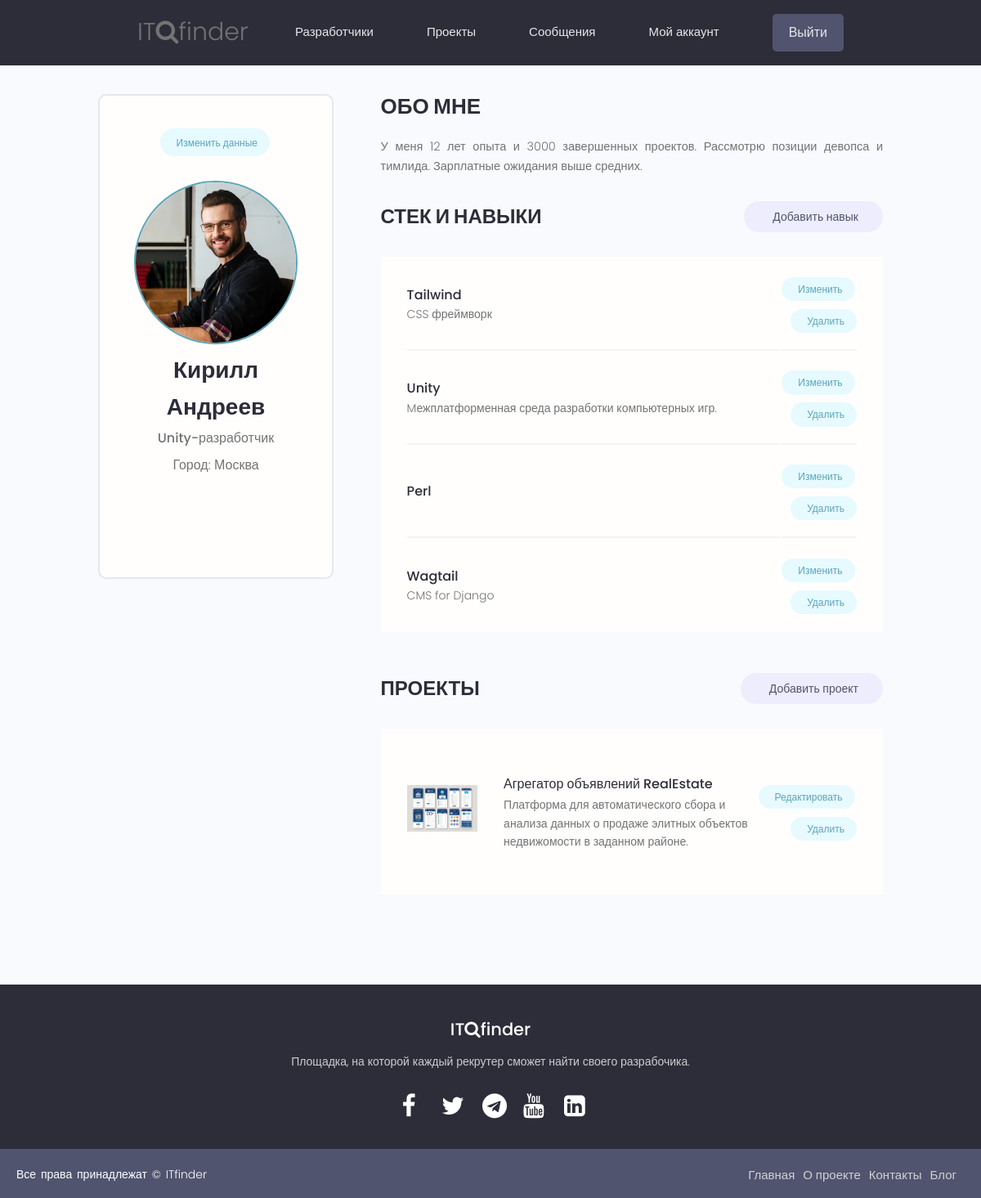
/account/ (signed in), run on the app's committed database.
### users/models.py (models this page shows, shortened)
class Profile(models.Model):
    user = models.OneToOneField(
        User, on_delete=models.CASCADE, null=True, blank=True)
    name = models.CharField(max_length=50, blank=True, null=True)
    email = models.EmailField(max_length=50, blank=True, null=True)
    username = models.CharField(max_length=50, blank=True, null=True)
    city = models.CharField(max_length=50, blank=True, null=True)
    intro = models.CharField(max_length=200, blank=True, null=True)
    bio = models.TextField(blank=True, null=True)
    image = models.ImageField(
        null=True, blank=True, upload_to='profile_images', default="profile_images/default.jpg")
    skills = models.ManyToManyField(Skill, blank=True)
    github = models.CharField(max_length=100, blank=True, null=True)
    created = models.DateTimeField(auto_now_add=True)
    id = models.UUIDField(default=uuid.uuid4, unique=True,
                          primary_key=True, editable=False)
    class Meta:
        ordering = ['created']

class Skill(models.Model):
    name = models.CharField(max_length=50, blank=True, null=True)
    slug = models.SlugField()
    description = models.TextField(null=True, blank=True)
    created = models.DateTimeField(auto_now_add=True)
    id = models.UUIDField(default=uuid.uuid4, unique=True,
                          primary_key=True, editable=False)

### projects/models.py (models this page shows, shortened)
class Project(models.Model):
    owner = models.ForeignKey(
        Profile, null=True, blank=True, on_delete=models.CASCADE)
    title = models.CharField(max_length=100)
    slug = models.SlugField()
    image = models.ImageField(null=True, blank=True, default="project_images/default.jpg", upload_to='project_images')
    description = models.TextField(null=True, blank=True)
    tags = models.ManyToManyField(Tag, blank=True)
    total_votes = models.IntegerField(default=0, null=True, blank=True)
    votes_ratio = models.IntegerField(default=0, null=True, blank=True)
    source_link = models.CharField(max_length=500, null=True, blank=True)
    created = models.DateTimeField(auto_now_add=True)
    id = models.UUIDField(default=uuid.uuid4, unique=True, primary_key=True, editable=False)

### users/views.py (the view)
# urls.py: path('account/', views.userAccount, name="account"),
@login_required(login_url='login')
def userAccount(request):
    profile = request.user.profile
    skills = profile.skills.all()
    projects = profile.project_set.all()
    context = {'profile': profile, 'skills': skills, 'projects': projects}
    return render(request, 'users/account.html', context)

### users/templates/users/account.html (shortened to what this page needs)
{% extends 'base.html' %}
{% block content %}
<main class="settingsPage profile my-md">
  <div class="container">
    <div class="layout">
      <div class="column column--1of3">
        <div class="card text-center">
          <div class="card__body dev">
            <a class="tag tag--pill tag--main settings__btn" href="{% url 'edit-account' %}">
              Изменить данные</a>
            <img class="avatar avatar--xl dev__avatar" src="{{ profile.image.url }}" />
            <h2 class="dev__name">{{ profile.name  }}</h2>
            <p class="dev__title">{{ profile.intro }}</p>
            <p class="dev__location">Город: {{ profile.city }}</p>
            <ul class="dev__social">
            </ul>
          </div>
        </div>
      </div>
      <div class="column column--2of3">
        <div class="devInfo">
          <h3 class="devInfo__title">Обо мне</h3>
          <p class="devInfo__about">{{ profile.bio }}</p>
        </div>
        <div class="settings">
          <h3 class="settings__title">Стек и навыки</h3>
          <a class="tag tag--pill tag--sub settings__btn tag--lg" href="{% url 'create-skill' %}"> Добавить навык</a>
        </div>
        <table class="settings__table">
          {% for skill in skills %}
          <tr>
            <td class="settings__tableInfo">
              <h4>{{skill.name}}</h4>
              <p>
                {{skill.description}}
              </p>
            </td>
            <td class="settings__tableActions">
              <a class="tag tag--pill tag--main settings__btn" href="{% url 'update-skill' skill.slug %}"> Изменить</a>
              <a class="tag tag--pill tag--main settings__btn" href="{% url 'delete-skill' skill.slug %}">
                Удалить</a>
            </td>
          </tr>
          {% endfor %}
        </table>
        <div class="settings">
          <h3 class="settings__title">Проекты</h3>
          <a class="tag tag--pill tag--sub settings__btn tag--lg" href="{% url 'create-project' %}"> Добавить проект</a>
        </div>
        <table class="settings__table">
          {% for project in projects %}
          <tr>
            <td class="settings__thumbnail">
              <a href="{% url 'project' project.id %}"><img src="{{ project.image.url }}" alt="скриншот проекта" /></a>
            </td>
            <td class="settings__tableInfo">
              <a href="{% url 'project' project.slug %}">{{project.title}}</a>
              <p>{{project.description|slice:"150"}}</p>
            </td>
            <td class="settings__tableActions">
              <a class="tag tag--pill tag--main settings__btn" href="{% url 'update-project' project.id %}"> Редактировать</a>
              <a class="tag tag--pill tag--main settings__btn"
                href="{% url 'delete-project'  project.id %}?next=/account">
                Удалить</a>
            </td>
          </tr>
          {% endfor %}
        </table>
      </div>
    </div>
  </div>
</main>
{% endblock %}

### static/styles/main.css (style rules this page uses)
* { margin: 0; padding: 0; box-sizing: border-box; }
:root { --color-sub: #2d2d39; }
.card { border: 2px solid var(--color-light); }
img { width: 100%; }
.profile .card > .dev { padding: 4rem; }
.dev__avatar { display: block; margin: auto; }
.dev__name { color: var(--color-sub); font-size: 2.8rem; font-weight: 700; margin-top: 1rem; margin-bottom: 0.5rem; }
.dev__title { font-size: 1.6rem; font-weight: 500; line-height: 1.3; }
.dev__location { margin-top: 1rem; }
.dev__social { margin: 3rem 0; list-style: none; display: flex; justify-content: center; gap: 1.5rem; }
.devInfo { margin-bottom: 3rem; }
.devInfo__title, .devInfo__subtitle { font-size: 2.6rem; color: var(--color-sub); text-transform: uppercase; font-weight: 700; margin-bottom: 1.5rem; }
.devInfo__about, .devSkill__info { font-size: 1.45rem; line-height: 1.7; text-align: justify; }
.settingsPage .dev > .settings__btn { display: inline-block; margin-bottom: 3rem; }
.settings { display: flex; justify-content: space-between; align-items: center; }
.settings__title { font-size: 2.4rem; text-transform: uppercase; font-weight: 700; color: var(--color-sub); }
.settings__table { margin-top: 3rem; margin-bottom: 5rem; padding: 0 3rem; background: var(--color-white); }
.settings__table tr { width: 100%; }
.settings__table tr > td { padding: 2rem 0; }
.settings__table tr:not(:last-child) td { border-bottom: 2px solid var(--color-white-light); }
.settings__thumbnail { width: 23%; min-width: 10rem; }
.settings__thumbnail img { padding-right: 3rem; height: 15rem; object-fit: contain; }
.settings__tableInfo { width: 100%; }
.settings__tableInfo h4, .settings__tableInfo a { padding-right: 1rem; width: auto; font-size: 1.6rem; font-weight: 500; color: var(--color-sub); }
.settings__tableInfo p { font-size: 1.4rem; }
.settings__tableActions { text-align: right; }

### static/uikit/styles/modules/_variables.css (style rules this page uses)
:root { --color-main: #5aa5b9; --color-main-light: #e6faff; --color-sub: #3f4156; --color-sub-light: #51546e; --color-sub-lighter: #ededfd; --color-text: #737373; --color-gray: #8b8b8b; --color-light: #e5e7eb; --color-light-gray: #767676; --color-bg: #f8fafd; --color-white: #fffefd; --color-white-light: #f3f3f3; --color-success: #359e64; --color-success-bg: #def8e8; --color-error: #fc4b0b; --color-error-bg: #fff2ee; --font-base: 'Poppins', arial, helvetica, 'Segoe UI', roboto, ubuntu, sans-serif; --font-monospace: 'Fira Code', 'Courier New', courier, monospace; --font-regular: 300; --font-medium: 500; --font-bold: 700; --generic-shadow: 1px 1px 5px #00000010; --generic-transition: all 0.3s ease-in-out; }

### static/uikit/styles/modules/_base.css (style rules this page uses)
* { margin: 0; padding: 0; box-sizing: border-box; text-rendering: optimizeLegibility; color: inherit; font-size: inherit; }
html { font-size: 50%; }
@media only screen and (min-width: 480px) { html { font-size: 56.25%; } }
@media only screen and (min-width: 1200px) { html { font-size: 62.5%; } }
body { line-height: 1.6; font-weight: 400; font-size: 1.5rem; color: var(--color-text); background-color: var(--color-bg); min-height: 100vh; }

### static/uikit/styles/modules/_typography.css (style rules this page uses)
* { font-family: var(--font-base); }
h2 { font-size: 3.6rem; font-weight: var(--font-bold); }
h3 { font-size: 3.2rem; font-weight: var(--font-medium); }
h4 { font-size: 2.8rem; font-weight: var(--font-medium); }
p, span, strong { font-size: 1.6rem; color: var(--color-text); font-weight: var(--font-regular); }
a { padding-bottom: 2px; text-decoration: none; display: inline-block; color: var(--color-main); font-weight: var(--font-medium); }

### static/uikit/styles/modules/_utilities.css (style rules this page uses)
.container { width: 92%; max-width: 165rem; margin: 0 auto; box-sizing: border-box; }
@media screen and (min-width: 1000px) { .container { width: 90%; } }
@media screen and (min-width: 1200px) { .container { width: 80%; } }
.text-center { text-align: center; }
.my-md { margin: 3rem auto; }

### static/uikit/styles/modules/_avatar.css (style rules this page uses)
.avatar { border-radius: 50%; border: 2px solid var(--color-main); object-fit: cover; }
.avatar--xl { height: 20rem; width: 20rem; }

### static/uikit/styles/modules/_card.css (style rules this page uses)
.card { border-radius: 1rem; background-color: var(--color-white); border: 1.5px solid var(--color-light); width: auto; height: auto; margin-top: 0.5rem; margin-bottom: 0.5rem; overflow: hidden; }
.card__body, .card__header { padding: 2rem 2.5rem; }

### static/uikit/styles/modules/_layout.css (style rules this page uses)
.layout { display: flex; flex-flow: row wrap; justify-content: space-between; }
.layout > .column { margin-bottom: 3rem; }
.layout > .column.column--1of3 { flex-basis: 30%; }
.layout > .column.column--2of3 { flex-basis: 64%; }

### data on the page
Profile: image (picture), name "Кирилл Андреев", intro "Unity-разработчик", city "Москва", bio "У меня 12 лет опыта и 3000 завершенных проектов. Рассмотрю позиции девопса и тимлида. Зарплатные ожидания выше средних."
Skill: name "Tailwind", description "CSS фреймворк"
Skill: name "Unity", description "Mежплатформенная среда разработки компьютерных игр."
Skill: name "Perl"
Skill: name "Wagtail", description "CMS for Django"
Project: image (picture), title "Агрегатор объявлений RealEstate", description "Платформа для автоматического сбора и анализа данных о продаже элитных объектов недвижомости в заданном районе."
